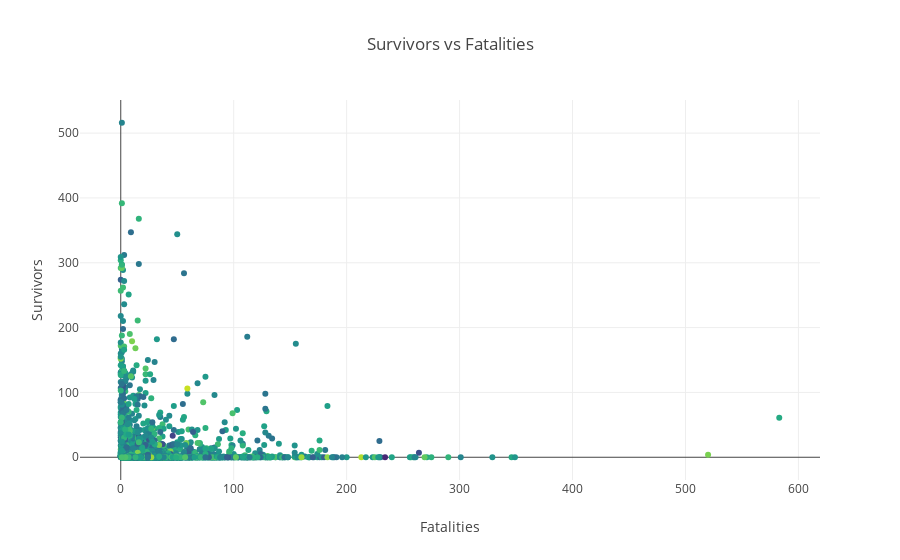

The notebook cell saved with this chart:
### Code cell
#Fatalities Aboard
Fatalities = df3.dropna(subset=['Fatalities']) 
Aboard_Fatalities = Fatalities.dropna(subset=['Aboard']) 
aboard = Aboard_Fatalities["Aboard"].values
fatalities = Aboard_Fatalities["Fatalities"].values
survivors = aboard-fatalities
print(f"Numero di morti: {np.sum(fatalities)}, numero di sopravvissuti: {np.sum(survivors)}")
data = [ 
    go.Scatter(x=fatalities, y=survivors, mode="markers",
               #marker = {'color': 'rgb(0,0,255)', 'size': 5, 'symbol': 'circle', 'opacity': 1.0},
               marker=dict(
                   size=6, 
                   color = np.random.randn(10000), #set color equal to a variable
                   colorscale='Viridis',
                   showscale=False
               ),
               name="data"),
]

layout = go.Layout(title = 'Survivors vs Fatalities', xaxis = {'title': 'Fatalities'}, yaxis = {'title': 'Survivors'}, barmode='overlay')
fig=go.Figure(data=data, layout=layout)

py.iplot(fig)

### Figure 1 — Plotly figure (JSON) as saved in the notebook; plotly's stock layout.template omitted (floating-point values rounded to 4 significant figures; data arrays with more than 128 entries replaced by an {"elided": "..."} marker saying what was removed)
{"data": [{"marker": {"color": {"elided": "10000 float values"}, "colorscale": "Viridis", "showscale": false, "size": 6}, "mode": "markers", "name": "data", "type": "scatter", "uid": "15346ab6-ff10-11e8-bec7-fd1fca0c1582", "x": {"elided": "5246 int values"}, "y": {"elided": "5246 int values"}}], "layout": {"barmode": "overlay", "title": "Survivors vs Fatalities", "xaxis": {"title": "Fatalities"}, "yaxis": {"title": "Survivors"}}}
